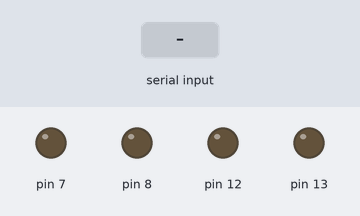
The sketch below on a simulated Arduino Uno, built with avr-gcc and run on an emulated ATmega328P. Shown: output pins drawn as LEDs (lit = HIGH). Inputs (shaded band) come from the test bench.

Above: at 1.2 s.
1.3 s: "w" received over Serial
At 1.8 s:
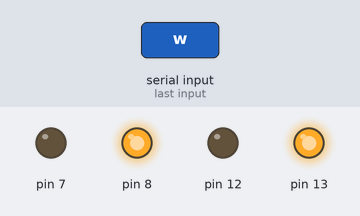
2.8 s: "d" received over Serial
At 4.0 s:
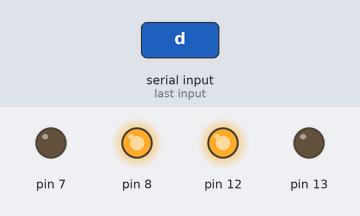
4.3 s: "a" received over Serial
At 5.3 s:
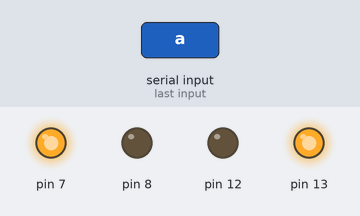
5.8 s: "s" received over Serial
At 6.4 s:
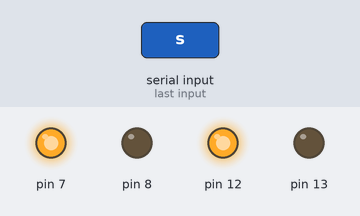
7.3 s: "m" received over Serial
At 8.7 s:
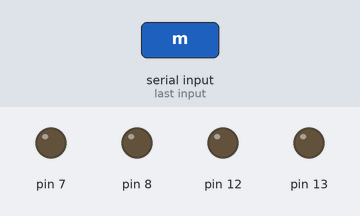
Timing chart, 0 to 9.8 s (numbered marks = the images above; inputs shaded):
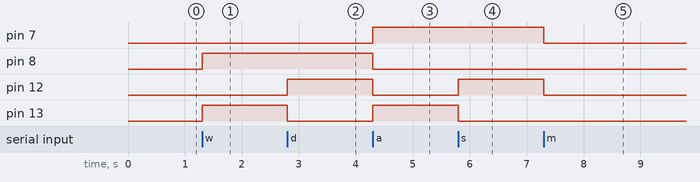

The sketch:

Arduino_Serial_Communication_Wired.ino
```cpp
void setup() {
  pinMode(13,OUTPUT);
  pinMode(12,OUTPUT);
  pinMode(8,OUTPUT);
  pinMode(7,OUTPUT);
  Serial.begin(9600);


}
void turn_right(){
  digitalWrite(13,HIGH);
  digitalWrite(7,HIGH);
  digitalWrite(12,LOW);
  digitalWrite(8,LOW);
}
void turn_left(){
  digitalWrite(12,HIGH);
  digitalWrite(8,HIGH);
  digitalWrite(13,LOW);
  digitalWrite(7,LOW);
}
void move_straight(){
  digitalWrite(13,HIGH);
  digitalWrite(8,HIGH);
  digitalWrite(7,LOW);
  digitalWrite(12,LOW);
}
void stop(){
  digitalWrite(13,LOW);
  digitalWrite(8,LOW);
  digitalWrite(7,LOW);
  digitalWrite(12,LOW);

}
void reverse(){
  digitalWrite(13,LOW);
  digitalWrite(8,LOW);
  digitalWrite(7,HIGH);
  digitalWrite(12,HIGH);
  Serial.begin(9600);

}

void loop() {
  if(Serial.available()>0){
    char command = Serial.read();
    if (command == 'w'){
      move_straight();
    }
    else if (command == 'd'){
      turn_left();
    }
    else if (command == 'a'){
      turn_right();
    }
    else if (command == 'm'){
      stop();
    }
    else if (command == 's'){
      reverse();

    }

  }


}
```

Measured:
- after the input at 1.3 s, pin 8, pin 13: LOW → HIGH at once
- after the input at 2.8 s, pin 12: LOW → HIGH at once; pin 13: HIGH → LOW at once
- after the input at 4.3 s, pin 7, pin 13: LOW → HIGH at once; pin 8, pin 12: HIGH → LOW at once
- after the input at 5.8 s, pin 12: LOW → HIGH at once; pin 13: HIGH → LOW at once
- after the input at 7.3 s, pin 7, pin 12: HIGH → LOW at once
